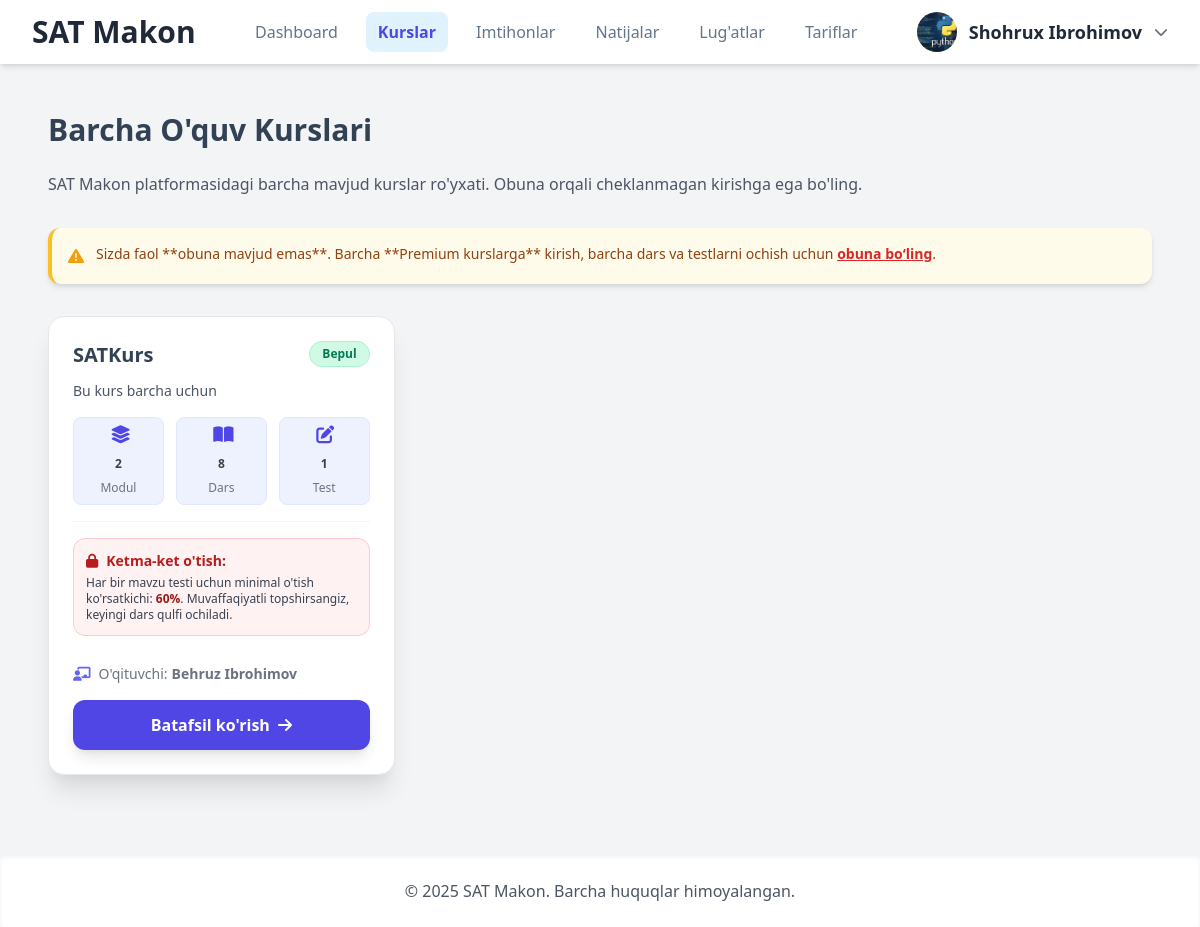
/edu-pro/student/courses/ (signed in), run on the app's committed database.
### Mock/models.py (models this page shows, shortened)
class CustomUser(AbstractUser):
    first_name = None
    last_name = None
    full_name = models.CharField(max_length=255, verbose_name="To'liq ism (F.I.Sh)")
    email = models.EmailField(unique=True, verbose_name="Elektron pochta")
    phone_number = models.CharField(max_length=20, unique=True, null=True, blank=True, verbose_name="Telefon raqami")
    center = models.ForeignKey(
        Center,
        on_delete=models.SET_NULL,
        null=True,
        blank=True,
        related_name='members',
        verbose_name="O'quv Markazi"
    )
    ROLE_CHOICES = [
        ('student', "O'quvchi"),
        ('teacher', "O'qituvchi"),
        ('center_admin', "Markaz Admini"),
        ('admin', "Platforma Super Admini"),
    ]
    role = models.CharField(max_length=20, choices=ROLE_CHOICES, default='student', verbose_name="Foydalanuvchi roli")
    profile_picture = models.ImageField(upload_to='profile_pics/', null=True, blank=True, verbose_name="Profil rasmi")
    bio = models.TextField(max_length=500, blank=True, verbose_name="O'zi haqida")
    ability = models.FloatField(default=0.0, verbose_name="Foydalanuvchi qobiliyati (Rasch)")
    teacher = models.ForeignKey(
        'self',
        on_delete=models.SET_NULL,
        null=True,
        blank=True,
        limit_choices_to=models.Q(role='teacher') | models.Q(role='center_admin'),
        related_name='students',
        verbose_name="Biriktirilgan Ustoz/Admin"
    )
    is_approved = models.BooleanField(default=True, verbose_name="Tasdiqlangan")
    is_banned = models.BooleanField(default=False, verbose_name="Bloklangan")
    USERNAME_FIELD = 'username'
    REQUIRED_FIELDS = ['email', 'full_name']
    def get_full_name(self):
        return self.full_name.strip()
    class Meta:
        verbose_name = "Foydalanuvchi"
        verbose_name_plural = "Foydalanuvchilar"

class Course(models.Model):
    title = models.CharField(max_length=200, verbose_name="Kurs nomi")
    description = models.TextField(verbose_name="Tavsif", blank=True, null=True)
    teacher = models.ForeignKey(settings.AUTH_USER_MODEL, on_delete=models.SET_NULL, null=True, verbose_name="Ustoz")
    course_type = models.CharField(
        max_length=10,
        choices=COURSE_TYPE_CHOICES,
        default='online',
        verbose_name="Kurs turi"
    )
    online_lesson_flow = models.CharField(
        max_length=10,
        choices=ONLINE_LESSON_FLOW_CHOICES,
        default='self_paced',
        verbose_name="Online darslar turi",
        help_text="'Ixtiyoriy'da tezlik talabaga bog'liq, 'Jadval asosida'da vaqt cheklangan."
    )
    is_premium = models.BooleanField(default=True, verbose_name="Pullik kurs")
    is_active = models.BooleanField(default=True, verbose_name="Aktiv")
    price = models.DecimalField(
        max_digits=10,
        decimal_places=2,
        default=0.00,
        verbose_name="Kurs narxi"
    )
    created_at = models.DateTimeField(auto_now_add=True)
    center = models.ForeignKey(
        'Center',
        on_delete=models.CASCADE,
        related_name='courses',
        verbose_name="Tegishli Markaz",
        null=True
    )
    groups = models.ManyToManyField(
        'Group',
        related_name='courses',
        blank=True,
        verbose_name="Kurs o'tiladigan guruhlar"
    )
    class Meta:
        verbose_name = "Kurs"
        verbose_name_plural = "Kurslar"
        unique_together = ('title', 'center')
        ordering = ['title']

### Mock/views.py (the view)
# urls.py: path('<slug:slug>/student/courses/', views.all_courses_for_students, name='all_courses'),
@login_required(login_url='login')
def all_courses_for_students(request, slug):
    center = get_object_or_404(Center, slug=slug)
    if request.user.center != center:
        return redirect('index')
    is_subscribed = UserSubscription.objects.filter(
        user=request.user, end_date__gt=timezone.now()
    ).exists()
    all_courses = Course.objects.filter(
        is_active=True, center=center
    ).annotate(
        total_modules=Count('modules', distinct=True),
        total_lessons=Count('modules__lessons', distinct=True),
        total_exams=Count(
            Case(
                When(modules__lessons__related_exam__isnull=False, then=1),
                output_field=IntegerField()
            ), distinct=True
        ),
    ).select_related('teacher').order_by('-created_at')
    context = {
        'center': center,
        'all_courses': all_courses,
        'is_subscribed': is_subscribed,
        'page_title': "Barcha O'quv Kurslari"
    }
    return render(request, 'student/all_courses.html', context)

### Mock/context_processors.py (called while the page is built)
def global_context(request):
    default_name = "SAT Makon"
    context = {
        'CENTER_NAME': default_name,
        'center': None,
        'CENTER_SLUG': None,
    }
    if request.user.is_authenticated:
        user = request.user
        if hasattr(user, 'center') and user.center:
            current_center = user.center
            context['center'] = current_center
            context['CENTER_SLUG'] = current_center.slug
            context['CENTER_NAME'] = current_center.name
        if user.is_superuser:
            context['CENTER_NAME'] = default_name
            context['center'] = None
            context['CENTER_SLUG'] = None
    return context

### Mock/templates/student/all_courses.html (shortened to what this page needs)
{% extends 'base.html' %}
{% load static %}
{% block content %}
<div class="container mx-auto px-4 py-8 max-w-7xl">
    <h1 class="text-3xl font-extrabold text-slate-900 mb-6">Barcha O'quv Kurslari</h1>
    <p class="text-gray-600 mb-8">{{ CENTER_NAME }} platformasidagi barcha mavjud kurslar ro'yxati. Obuna orqali cheklanmagan kirishga ega bo'ling.</p>
    {% if not is_subscribed %}
    <div class="bg-yellow-50 border-l-4 border-yellow-400 p-4 mb-8 rounded-xl shadow-md">
        <div class="flex">
            <div class="flex-shrink-0">
                <i class="fas fa-exclamation-triangle text-yellow-500"></i>
            </div>
            <div class="ml-3">
                <p class="text-sm font-medium text-yellow-800">
                    Sizda faol **obuna mavjud emas**. Barcha **Premium kurslarga** kirish, barcha dars va testlarni ochish uchun <a href="{% url 'price' center.slug %}" class="font-bold underline text-red-600 hover:text-red-700">obuna bo‘ling</a>.
                </p>
            </div>
        </div>
    </div>
    {% endif %}
    <div class="grid grid-cols-1 md:grid-cols-2 lg:grid-cols-3 gap-8">
        {% for course in all_courses %}
        {% include 'partials/course_card.html' with course=course %}
        {% empty %}
        <div class="lg:col-span-3 text-center py-12 border border-gray-200 rounded-xl bg-gray-50 text-gray-500 shadow-inner">
            <i class="fas fa-box-open mb-3 text-2xl"></i>
            <p class="text-lg">Hozircha faol kurslar mavjud emas.</p>
        </div>
        {% endfor %}
    </div>
</div>
{% endblock %}

### Mock/templates/header.html (shortened to what this page needs)
{% load static i18n %}
<header class="bg-white shadow-md sticky top-0 z-50">
    <div class="container max-w-7xl mx-auto px-4 sm:px-6 lg:px-8">
        <div class="flex items-center justify-between h-16">
            <div class="flex-shrink-0">
                <a href="{% url 'index' %}" class="text-3xl font-bold text-gray-800">{{ CENTER_NAME }}</a>
            </div>
            <nav class="hidden md:flex md:items-center md:space-x-2 lg:space-x-4">
                {% if user.is_authenticated and user.role == 'student' %}
                <a href="{% url 'dashboard' slug=request.user.center.slug %}" class="nav-link {% if request.resolver_match.url_name == 'dashboard' %}active{% endif %}">Dashboard</a>
                <a href="{% url 'all_courses' center.slug %}" class="nav-link {% if request.resolver_match.url_name == 'all_courses' or request.resolver_match.url_name == 'course_detail' or request.resolver_match.url_name == 'course_roadmap' %}active{% endif %}">Kurslar</a>
                <a href="{% url 'all_exams' center.slug %}" class="nav-link {% if request.resolver_match.url_name == 'all_exams' %}active{% endif %}">Imtihonlar</a>
                <a href="{% url 'completed_exams' center.slug %}" class="nav-link {% if request.resolver_match.url_name == 'completed_exams' %}active{% endif %}">Natijalar</a>
                <a href="{% url 'my_flashcards' center.slug %}" class="nav-link {% if request.resolver_match.url_name == 'my_flashcards' %}active{% endif %}">Lug'atlar</a>
                <a href="{% url 'price' center.slug %}" class="nav-link {% if request.resolver_match.url_name == 'price' %}active{% endif %}">Tariflar</a>
                {% elif user.is_authenticated and user.role == 'admin' %}
                <a href="{% url 'center_list' %}" class="nav-link {% if request.resolver_match.url_name == 'center_list' %}active{% endif %}">O'quv markazlar</a>
                {% endif %}
            </nav>
            <div class="flex items-center space-x-4">
                {% if user.is_authenticated %}
                <div class="hidden md:block relative">
                    <button id="dropdownButton" class="flex items-center space-x-3 focus:outline-none">
                        {% if user.profile_picture %}
                            <img class="h-10 w-10 rounded-full object-cover" src="{{ user.profile_picture.url }}" alt="Profil rasmi">
                        {% else %}
                            <span class="h-10 w-10 rounded-full bg-blue-500 flex items-center justify-center text-white font-bold text-lg">
                                {{ user.username|first|upper }}
                            </span>
                        {% endif %}
                        <span class="font-semibold text-lg text-gray-800">{{ user.get_full_name|default:user.username }}</span>
                        <i class="fas fa-chevron-down text-gray-500 text-sm"></i>
                    </button>
                </div>
                {% else %}
                <div class="hidden md:block">
                       <a href="{% url 'login' %}" class="nav-link"><i class="fa-brands fa-telegram mr-1"></i> Kirish</a>
                </div>
                {% endif %}
            </div>
        </div>
    </div>
</header>

### Mock/templates/partials/course_card.html (shortened to what this page needs)
{% load static %}
<div class="bg-white border border-gray-200 rounded-2xl shadow-xl hover:shadow-2xl transition-all duration-300 overflow-hidden flex flex-col h-full group">
    <div class="p-6 flex flex-col flex-grow">
        <div class="flex justify-between items-start mb-3">
            <h2 class="text-xl font-extrabold text-slate-900 line-clamp-2 pr-2">{{ course.title }}</h2>
            {% if course.is_premium %}
                <span class="text-xs font-semibold px-3 py-1 bg-yellow-100 text-yellow-700 rounded-full flex-shrink-0 border border-yellow-200">Premium</span>
            {% else %}
                <span class="text-xs font-semibold px-3 py-1 bg-green-100 text-green-700 rounded-full flex-shrink-0 border border-green-200">Bepul</span>
            {% endif %}
        </div>
        <p class="text-gray-600 text-sm mb-4 line-clamp-3 flex-grow">{{ course.description|truncatechars:100|default:"Kursning qisqacha tavsifi bu yerda. Obuna bo'lishdan avval tanishib chiqing." }}</p>
        <div class="grid grid-cols-3 gap-3 text-center text-sm font-medium mb-4 pb-4 border-b border-gray-100">
            <div class="info-item flex flex-col items-center p-2 bg-indigo-50 rounded-lg border border-indigo-100 hover:bg-indigo-100 transition">
                <i class="fas fa-layer-group text-lg text-indigo-600 mb-1"></i>
                <span class="text-xs text-slate-700 font-bold">{{ course.total_modules|default:"0" }}</span>
                <span class="text-xs text-gray-500 mt-0">Modul</span>
            </div>
            <div class="info-item flex flex-col items-center p-2 bg-indigo-50 rounded-lg border border-indigo-100 hover:bg-indigo-100 transition">
                <i class="fas fa-book-open text-lg text-indigo-600 mb-1"></i>
                <span class="text-xs text-slate-700 font-bold">{{ course.total_lessons|default:"0" }}</span>
                <span class="text-xs text-gray-500 mt-0">Dars</span>
            </div>
            <div class="info-item flex flex-col items-center p-2 bg-indigo-50 rounded-lg border border-indigo-100 hover:bg-indigo-100 transition">
                <i class="fas fa-edit text-lg text-indigo-600 mb-1"></i>
                <span class="text-xs text-slate-700 font-bold">{{ course.total_exams|default:"0" }}</span>
                <span class="text-xs text-gray-500 mt-0">Test</span>
            </div>
        </div>
        <div class="text-sm text-gray-700 mb-4 bg-red-50 p-3 rounded-xl border border-red-200">
            <div class="flex items-center font-bold text-red-700 mb-1">
                <i class="fas fa-lock mr-2"></i> Ketma-ket o'tish:
            </div>
            <p class="text-xs text-gray-700">
                Har bir mavzu testi uchun minimal o'tish ko'rsatkichi:
                <b class="text-red-800">{{ course.pass_threshold|default:"60" }}%</b>.
                Muvaffaqiyatli topshirsangiz, keyingi dars qulfi ochiladi.
            </p>
        </div>
        <div class="flex items-center text-sm text-gray-500 mb-4 pt-3">
            <i class="fas fa-chalkboard-teacher mr-2 text-indigo-500"></i> O'qituvchi:
            <b class="ml-1 text-slate-700">{{ course.teacher.get_full_name|default:course.teacher.username|default:"Admin" }}</b>
        </div>
        <a href="{% url 'course_detail' center.slug course.id %}"
           class="inline-flex items-center justify-center w-full px-4 py-3 border border-transparent text-md font-semibold rounded-xl
                  shadow-lg text-white bg-indigo-600 hover:bg-indigo-700 focus:outline-none focus:ring-4 focus:ring-indigo-300 transition duration-150 transform hover:scale-[1.01]">
            Batafsil ko'rish
            <i class="fas fa-arrow-right ml-2"></i>
        </a>
    </div>
</div>

### Mock/static/css/custom.css (style rules this page uses)
:root { --primary-color: #4f46e5; --secondary-color: #0ea5e9; --success-color: #10b981; --danger-color: #ef4444; --slate-text: #334155; --slate-light: #64748b; --slate-bg: #f8fafc; --card-bg: #ffffff; --card-border: #eef2ff; --card-shadow: 0 4px 6px -1px rgb(0 0 0 / 0.05), 0 2px 4px -2px rgb(0 0 0 / 0.06); --card-shadow-hover: 0 10px 15px -3px rgb(0 0 0 / 0.07), 0 4px 6px -2px rgb(0 0 0 / 0.05); }
body { background-color: var(--slate-bg); color: var(--slate-text); font-family: 'Inter', sans-serif; -webkit-font-smoothing: antialiased; -moz-osx-font-smoothing: grayscale; }
.nav-link, .mobile-nav-link { display: block; padding: 0.5rem 0.75rem; border-radius: 0.5rem; font-weight: 500; color: var(--slate-light); transition: all 0.2s ease; text-decoration: none; white-space: nowrap; }
.nav-link.active, .mobile-nav-link.active { background-color: #e0f2fe; color: var(--primary-color); font-weight: 600; }
.info-item { display: flex; align-items: center; gap: 0.5rem; }
.info-item i { width: 1rem; text-align: center; }

### data on the page
CustomUser: profile_picture (picture), get_full_name "Shohrux Ibrohimov"
Course: title "SATKurs", is_premium "Bepul", description "Bu kurs barcha uchun", total_modules "2", total_lessons "8", total_exams "1", pass_threshold "60", teacher.get_full_name "Behruz Ibrohimov"

### other printed values
{{ CENTER_NAME }} "SAT Makon"
